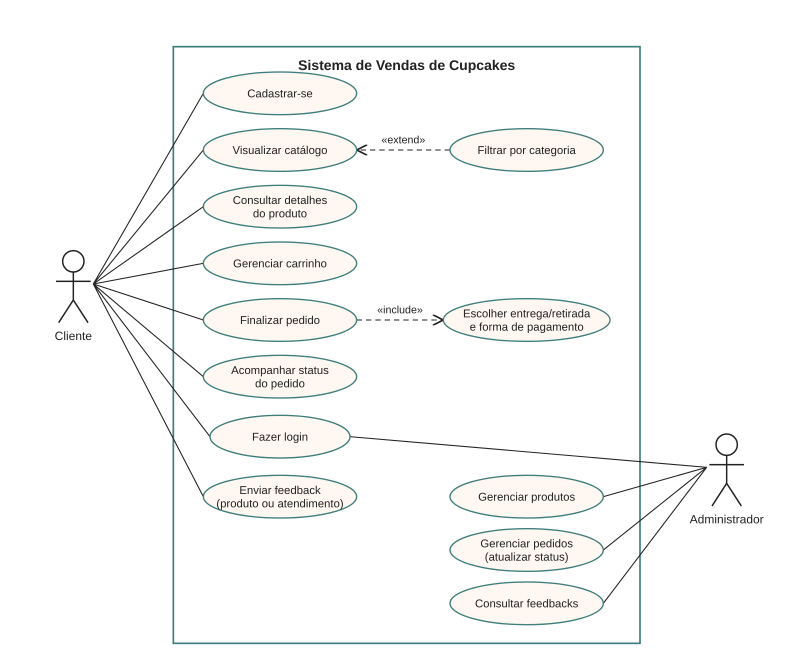
#> input picture docs/diagramas/casos-de-uso.png, 2400 x 1980 px, found by its file name (shown at 1/3 size)
$ python montar_atividade1.py ../docs/diagramas/casos-de-uso.png ../docs/diagramas/classes.png
#> lines starting #> are read from the running program, lines starting #| are printed output that depends on the picture
"""Reconstrói a parte de respostas do formulário 'PIT_atividade_1.docx'.

Mantém o cabeçalho, a introdução, nome/RGM e a escolha da situação-problema
do formulário original; substitui as caixas de texto flutuantes por
parágrafos com borda e imagens em linha (layout estável no Word e no
LibreOffice).

Uso: python montar_atividade1.py <pasta_docx_descompactado> <pasta_imagens>
"""
import os, re, shutil, sys
from xml.sax.saxutils import escape
from PIL import Image

U, IMG = sys.argv[1], sys.argv[2]
DOC = os.path.join(U, "word", "document.xml")
RELS = os.path.join(U, "word", "_rels", "document.xml.rels")

ARIAL = '<w:rFonts w:ascii="Arial" w:hAnsi="Arial" w:cs="Arial"/>'
_UNUSED_BOX = ('<w:pBdr>' + ''.join(f'<w:{s} w:val="single" w:sz="4" w:space="6" w:color="808080"/>'
       for s in ("top", "left", "bottom", "right")) + '</w:pBdr>')
CONTENT_EMU = 5_400_000  # largura útil da página (A4, margens 3 cm)


def run(text, bold=False, size=21):
    b = '<w:b/><w:bCs/>' if bold else ''
    return (f'<w:r><w:rPr>{ARIAL}{b}<w:sz w:val="{size}"/><w:szCs w:val="{size}"/></w:rPr>'
            f'<w:t xml:space="preserve">{escape(text)}</w:t></w:r>')


def rich(text, size=21):
    """Texto com trechos em negrito marcados por **...**."""
    parts = re.split(r'(\*\*.*?\*\*)', text)
    return ''.join(run(p[2:-2], True, size) if p.startswith('**') else run(p, False, size)
                   for p in parts if p)


def label(text, before=360):
    return (f'<w:p><w:pPr><w:keepNext/><w:spacing w:before="{before}" w:after="120" w:line="360" w:lineRule="auto"/>'
            f'<w:rPr>{ARIAL}<w:b/><w:bCs/></w:rPr></w:pPr>{run(text, True, 22)}</w:p>')


def box_par(text, num=None, after=60):
    numpr = f'<w:numPr><w:ilvl w:val="0"/><w:numId w:val="{num}"/></w:numPr>' if num else ''
    ind = '<w:ind w:left="454" w:hanging="284"/>' if num else ''
    return (f'<w:p><w:pPr>{numpr}<w:spacing w:before="0" w:after="{after}" w:line="300" w:lineRule="auto"/>'
            f'{ind}<w:jc w:val="both"/></w:pPr>{rich(text)}</w:p>')


def box(items):
    """Caixa de resposta: tabela de uma célula com borda.
    items: str (parágrafo), ('b', str) com marcador ou ('n', str) numerado."""
    pars = []
    for i, it in enumerate(items):
        last = i == len(items) - 1
        if isinstance(it, tuple):
            kind, t = it
            pars.append(box_par(t, num=3 if kind == 'b' else 2, after=40))
        else:
            pars.append(box_par(it, after=0 if last else 120))
    bd = ''.join(f'<w:{s} w:val="single" w:sz="4" w:space="0" w:color="808080"/>'
                 for s in ("top", "left", "bottom", "right"))
    return (f'<w:tbl><w:tblPr><w:tblW w:w="8504" w:type="dxa"/><w:tblBorders>{bd}</w:tblBorders>'
            f'<w:tblLayout w:type="fixed"/><w:tblCellMar><w:top w:w="100" w:type="dxa"/><w:left w:w="140" w:type="dxa"/>'
            f'<w:bottom w:w="100" w:type="dxa"/><w:right w:w="140" w:type="dxa"/></w:tblCellMar></w:tblPr>'
            f'<w:tblGrid><w:gridCol w:w="8504"/></w:tblGrid><w:tr><w:tc><w:tcPr><w:tcW w:w="8504" w:type="dxa"/></w:tcPr>'
            + ''.join(pars) + '</w:tc></w:tr></w:tbl>')


_img_id = [100]


def image(rid, path, width_emu, caption):
#> called with rid = 'rIdPit1', width_emu = 5400000
    w, h = Image.open(path).size
#> w = 2400; h = 1980
    cy = int(width_emu * h / w)
#> cy = 4455000
    _img_id[0] += 1
    n = _img_id[0]
    drawing = (
        f'<w:r><w:rPr><w:noProof/></w:rPr><w:drawing><wp:inline distT="0" distB="0" distL="0" distR="0">'
        f'<wp:extent cx="{width_emu}" cy="{cy}"/><wp:effectExtent l="0" t="0" r="0" b="0"/>'
        f'<wp:docPr id="{n}" name="Figura {n}" descr="{escape(caption)}"/>'
        f'<wp:cNvGraphicFramePr><a:graphicFrameLocks xmlns:a="http://schemas.openxmlformats.org/drawingml/2006/main" noChangeAspect="1"/></wp:cNvGraphicFramePr>'
        f'<a:graphic xmlns:a="http://schemas.openxmlformats.org/drawingml/2006/main">'
        f'<a:graphicData uri="http://schemas.openxmlformats.org/drawingml/2006/picture">'
        f'<pic:pic xmlns:pic="http://schemas.openxmlformats.org/drawingml/2006/picture">'
        f'<pic:nvPicPr><pic:cNvPr id="{n}" name="{os.path.basename(path)}"/><pic:cNvPicPr/></pic:nvPicPr>'
        f'<pic:blipFill><a:blip r:embed="{rid}"/><a:stretch><a:fillRect/></a:stretch></pic:blipFill>'
        f'<pic:spPr><a:xfrm><a:off x="0" y="0"/><a:ext cx="{width_emu}" cy="{cy}"/></a:xfrm>'
        f'<a:prstGeom prst="rect"><a:avLst/></a:prstGeom></pic:spPr></pic:pic></a:graphicData></a:graphic>'
        f'</wp:inline></w:drawing></w:r>')
    pic = f'<w:p><w:pPr><w:keepNext/><w:spacing w:before="60" w:after="60"/><w:jc w:val="center"/></w:pPr>{drawing}</w:p>'
    cap = (f'<w:p><w:pPr><w:spacing w:before="0" w:after="120"/><w:jc w:val="center"/></w:pPr>'
           f'{run(caption, False, 18)}</w:p>')
    return pic + cap


def tempo_table(rows):
    widths = (6200, 2304)
    def cell(t, w, bold=False, shade=None, right=False):
        sh = f'<w:shd w:val="clear" w:color="auto" w:fill="{shade}"/>' if shade else ''
        jc = '<w:jc w:val="right"/>' if right else ''
        return (f'<w:tc><w:tcPr><w:tcW w:w="{w}" w:type="dxa"/>{sh}</w:tcPr>'
                f'<w:p><w:pPr><w:spacing w:before="40" w:after="40"/>{jc}</w:pPr>{run(t, bold)}</w:p></w:tc>')
    bd = ''.join(f'<w:{s} w:val="single" w:sz="4" w:space="0" w:color="808080"/>'
                 for s in ("top", "left", "bottom", "right", "insideH", "insideV"))
    out = [f'<w:tbl><w:tblPr><w:tblW w:w="{sum(widths)}" w:type="dxa"/><w:tblBorders>{bd}</w:tblBorders>'
           f'<w:tblLayout w:type="fixed"/><w:tblCellMar><w:left w:w="113" w:type="dxa"/><w:right w:w="113" w:type="dxa"/></w:tblCellMar></w:tblPr>'
           f'<w:tblGrid>' + ''.join(f'<w:gridCol w:w="{w}"/>' for w in widths) + '</w:tblGrid>']
    for i, (a, b) in enumerate(rows):
        head, total = i == 0, i == len(rows) - 1
        shade = 'DDEEEC' if head else ('F2F2F2' if total else None)
        out.append('<w:tr><w:trPr><w:cantSplit/></w:trPr>' + cell(a, widths[0], head or total, shade)
                   + cell(b, widths[1], head or total, shade, right=not head) + '</w:tr>')
    out.append('</w:tbl>')
    return ''.join(out)


# ------------------------------------------------------------------ conteúdo
C = []
C.append(label("A Situação-Problema escolhida:", before=120))
C.append(box([
    "Situação-problema 1 do PIT de Engenharia de Software II: revisar o projeto desenvolvido em Engenharia de "
    "Software I — um aplicativo de vendas para uma loja de cupcakes gourmet — e prepará-lo para a implementação.",
    "A loja já teve uma tentativa malsucedida de vender pela internet, causada por planejamento falho e levantamento "
    "insuficiente de requisitos. Ao revisar o projeto, foram encontradas inconsistências entre os artefatos: "
    "diagramas UML, protótipo e modelo de dados não estavam alinhados entre si nem com os requisitos. Antes de "
    "programar, era preciso corrigir esses pontos, escolher a tecnologia e documentar o banco de dados.",
]))

C.append(label("Objetivo:"))
C.append(box([
    "Revisar e consolidar a documentação do aplicativo da loja de cupcakes para que ela sirva de base confiável ao "
    "desenvolvimento. Para isso, corrigir os diagramas de casos de uso e de classes, ajustar o protótipo das telas, "
    "definir a tecnologia e modelar o banco de dados (modelo lógico, script físico e dicionário de dados), deixando "
    "requisitos, diagramas, protótipo e banco coerentes entre si.",
]))

C.append(label("Revisão de Conceito:"))
C.append(box([
    ('b', "**Engenharia de requisitos:** requisitos funcionais e não funcionais, histórias de usuário e critérios de aceitação."),
    ('b', "**UML — casos de uso:** atores, fronteira do sistema e relações «include» e «extend»."),
    ('b', "**UML — classes:** atributos, métodos, multiplicidade, composição, classe associativa e enumerações."),
    ('b', "**Banco de dados:** modelos conceitual, lógico e físico; chaves primárias e estrangeiras; normalização e restrições de integridade."),
    ('b', "**Dicionário de dados:** descrição de tipo, obrigatoriedade e regra de cada campo."),
    ('b', "**Arquitetura MVC:** separação entre interface (front-end), regras de negócio (back-end) e dados."),
    ('b', "**Prototipação e usabilidade (UX/UI):** fluxo de telas, mensagens de erro e de confirmação."),
    ('b', "**Metodologias ágeis:** backlog priorizado e desenvolvimento incremental."),
]))

C.append(label("Metodologia:"))
C.append(box([
    "Desenvolvimento incremental com práticas ágeis inspiradas no Scrum. O backlog do projeto anterior foi revisado e "
    "priorizado, e a revisão foi feita em ciclos curtos: cada artefato foi conferido contra os requisitos, corrigido e "
    "conferido de novo contra os demais. Para validar o modelo de dados, o script do banco foi executado em um servidor "
    "PostgreSQL e as regras foram testadas com dados válidos e inválidos.",
    "Tecnologias definidas para a implementação:",
    ('b', "**Front-end:** HTML, CSS e JavaScript, com layout responsivo para uso no celular."),
    ('b', "**Back-end:** C# com ASP.NET Core (.NET), organizado no padrão MVC e expondo uma API REST."),
    ('b', "**Banco de dados:** PostgreSQL."),
    ('b', "**Versionamento:** Git e GitHub."),
]))

C.append(label("Tempo:"))
C.append(tempo_table([
    ("Etapa", "Tempo"),
    ("Análise do projeto anterior e levantamento das inconsistências", "1 dia"),
    ("Definição de escopo e da tecnologia", "1 dia"),
    ("Revisão dos diagramas de casos de uso e de classes", "2 dias"),
    ("Modelagem do banco, script físico e dicionário de dados", "2 dias"),
    ("Revisão do protótipo das telas", "1 dia"),
    ("Atualização da documentação", "1 dia"),
    ("Tempo total", "8 dias"),
]))

C.append(label("Procedimento e material utilizado:"))
C.append(box([
    ('n', "Leitura do projeto de Engenharia de Software I e das orientações do PIT II."),
    ('n', "Comparação entre requisitos, diagramas, protótipo e modelo de dados, listando as inconsistências."),
    ('n', "Definição do escopo: categorias de produtos mantidas, cupom de desconto removido e pagamento simulado (na entrega ou na retirada)."),
    ('n', "Escolha da tecnologia: HTML, CSS e JavaScript; ASP.NET Core (C#) no padrão MVC; PostgreSQL."),
    ('n', "Correção do diagrama de casos de uso."),
    ('n', "Correção do diagrama de classes."),
    ('n', "Elaboração do modelo lógico (DER), do script físico e do dicionário de dados."),
    ('n', "Execução do script em PostgreSQL e testes das restrições do banco."),
    ('n', "Revisão do protótipo das telas."),
    ('n', "Atualização da documentação e organização dos arquivos para o repositório no GitHub."),
    "**Materiais utilizados:** Word (documentação), PlantUML e SVG (diagramas), PostgreSQL 16 (banco de dados), "
    "HTML e CSS (protótipo), Git e GitHub (versionamento).",
]))

C.append(label("Resultado e discussão:"))
C.append(box([
    "**Casos de uso:** as ligações entre atores e casos de uso passaram a ser linhas simples, como define a UML. "
    "Saíram “Processar pagamento” (o pagamento é simulado) e “Gerenciar usuários” (sem requisito correspondente). "
    "Entraram “Consultar detalhes do produto”, “Filtrar por categoria” («extend») e “Escolher entrega/retirada e "
    "forma de pagamento” («include»).",
    "**Classes:** foi removida a ligação direta Pedido–Produto, que duplicava a classe associativa ItemPedido, e "
    "incluída a classe Categoria. Os atributos foram alinhados ao banco (preço unitário no item, perfil do usuário, "
    "endereço no pedido, produto ativo e imagem), os valores em dinheiro passaram a usar decimal e foram criadas "
    "enumerações para perfil, status, tipo de entrega e forma de pagamento.",
    "**Banco de dados:** cinco tabelas (usuario, categoria, produto, pedido e item_pedido), com chaves e restrições: "
    "preço e estoque não negativos, quantidade maior que zero, e-mail único, endereço obrigatório para entrega e status "
    "compatível com o tipo de entrega. O subtotal do item é calculado pelo próprio banco. O script foi executado com "
    "sucesso, e os 12 testes com dados inválidos foram todos barrados.",
    "**Protótipo:** o campo de cupom foi removido; os valores do carrinho foram corrigidos (2 × R$ 12,00 = R$ 24,00; "
    "1 × R$ 12,00 = R$ 12,00; total R$ 36,00); foram incluídas as telas de finalização do pedido e de administração; "
    "e as etapas de status do pedido foram padronizadas.",
    "A revisão mostrou que os artefatos estavam desalinhados — o mesmo tipo de falha que levou ao insucesso da primeira "
    "tentativa da loja. Com requisitos, diagramas, protótipo e banco coerentes, o projeto está pronto para a "
    "implementação (Situação-problema 2).",
]))

C.append(label("Diagrama de Caso de Uso:"))
C.append(image("rIdPit1", os.path.join(IMG, "casos-de-uso.png"), CONTENT_EMU,
               "Figura 1 – Diagrama de casos de uso revisado"))
C.append(label("Diagrama de Classes:"))
C.append(image("rIdPit2", os.path.join(IMG, "classes.png"), CONTENT_EMU,
               "Figura 2 – Diagrama de classes revisado"))
#> call 2 of image, with rid = 'rIdPit2', width_emu = 5400000, caption = 'Figura 2 – Diagrama de classes revisado'
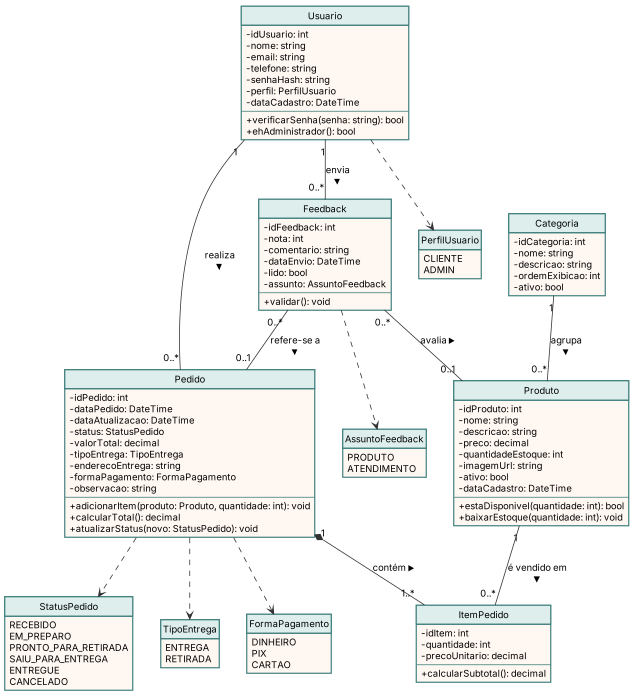
#> input picture docs/diagramas/classes.png, 1273 x 1396 px, found by its file name (shown at 1/2 size)
#> in image (call 2), `w, h = Image.open(path).size`: w = 1273; h = 1396
#> in image (call 2), `cy = int(width_emu * h / w)`: cy = 5921759
C.append(label("Modelo Lógico do Banco de Dados (DER):"))
C.append(image("rIdPit3", os.path.join(IMG, "der.png"), 4_300_000,
               "Figura 3 – Modelo lógico do banco de dados (PostgreSQL)"))
#> call 3 of image, with rid = 'rIdPit3', path = '../docs/diagramas/classes.png/der.png', width_emu = 4300000
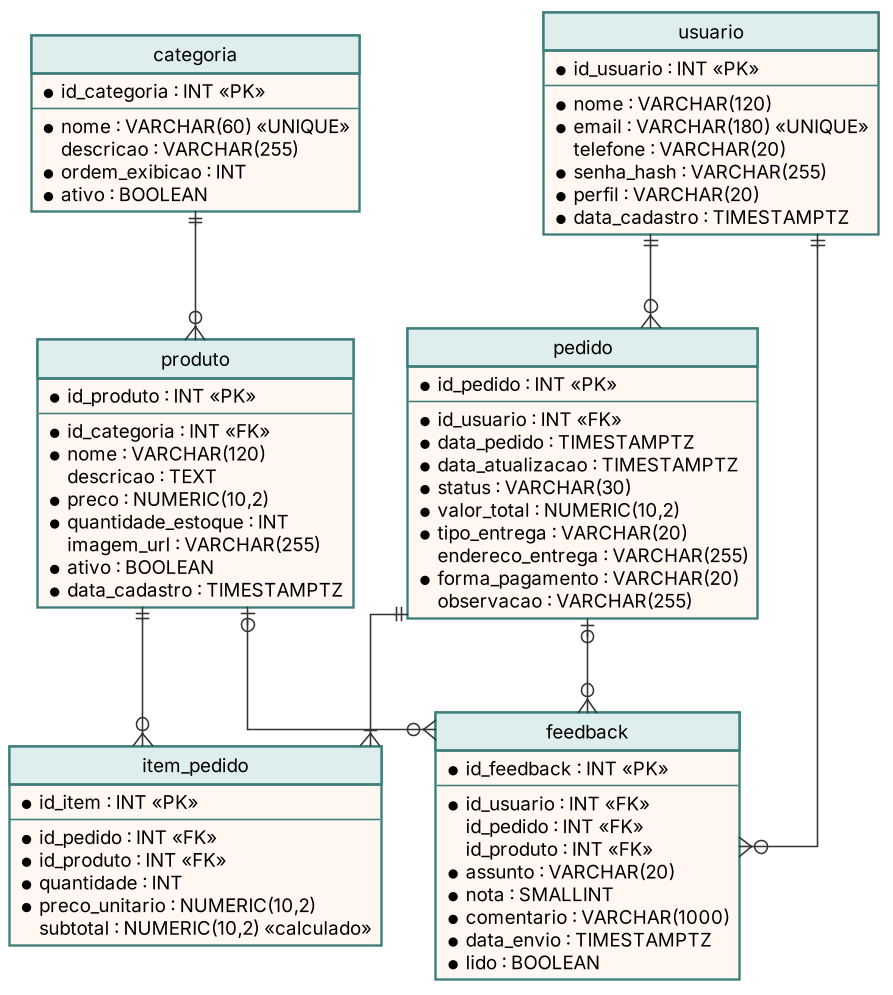
#> input picture docs/diagramas/der.png, 893 x 995 px, found by its file name
#> in image (call 3), `w, h = Image.open(path).size`: w = 893; h = 995
#> in image (call 3), `cy = int(width_emu * h / w)`: cy = 4791153
C.append(label("Protótipo do App (Telas Principais):"))
C.append(image("rIdPit4", os.path.join(IMG, "prototipo-telas-1.png"), CONTENT_EMU,
               "Figura 4 – Catálogo com categorias, detalhes do produto e carrinho"))
#> call 4 of image, with rid = 'rIdPit4', width_emu = 5400000
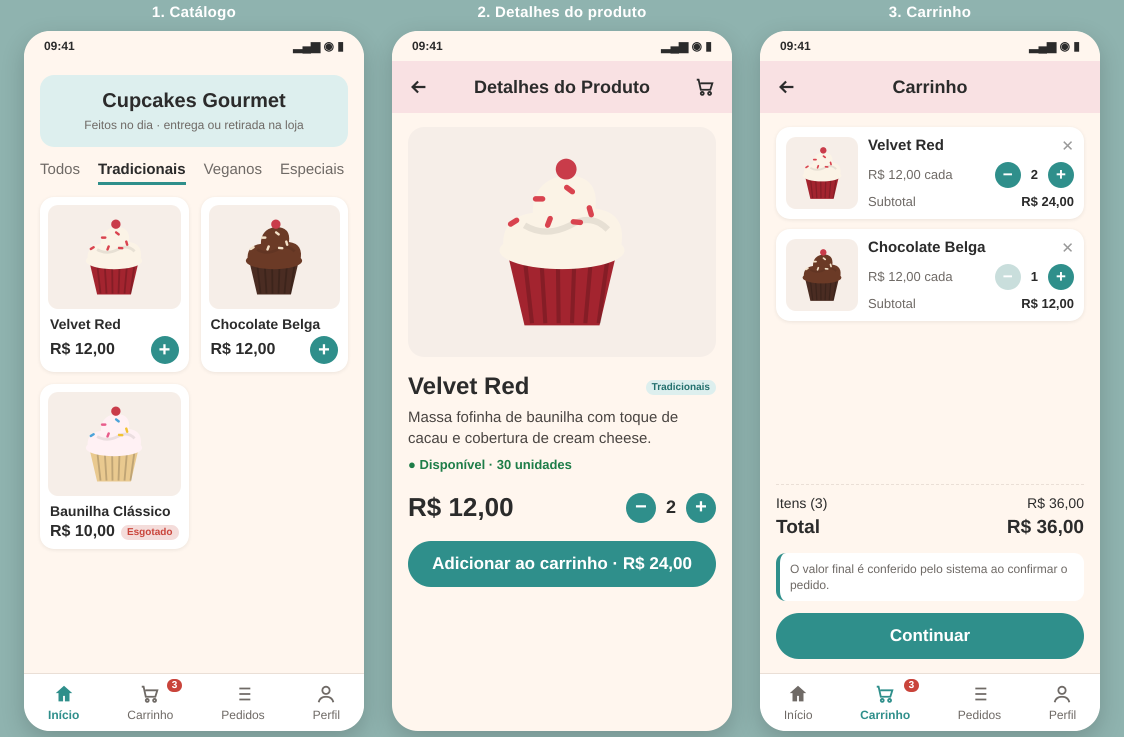
#> input picture docs/prototipo/prototipo-telas-1.png, 2248 x 1474 px, found by its file name (shown at 1/2 size)
#> in image (call 4), `w, h = Image.open(path).size`: w = 2248; h = 1474
#> in image (call 4), `cy = int(width_emu * h / w)`: cy = 3540747
C.append(image("rIdPit5", os.path.join(IMG, "prototipo-telas-2.png"), CONTENT_EMU,
               "Figura 5 – Finalização do pedido, status do pedido e painel do administrador"))
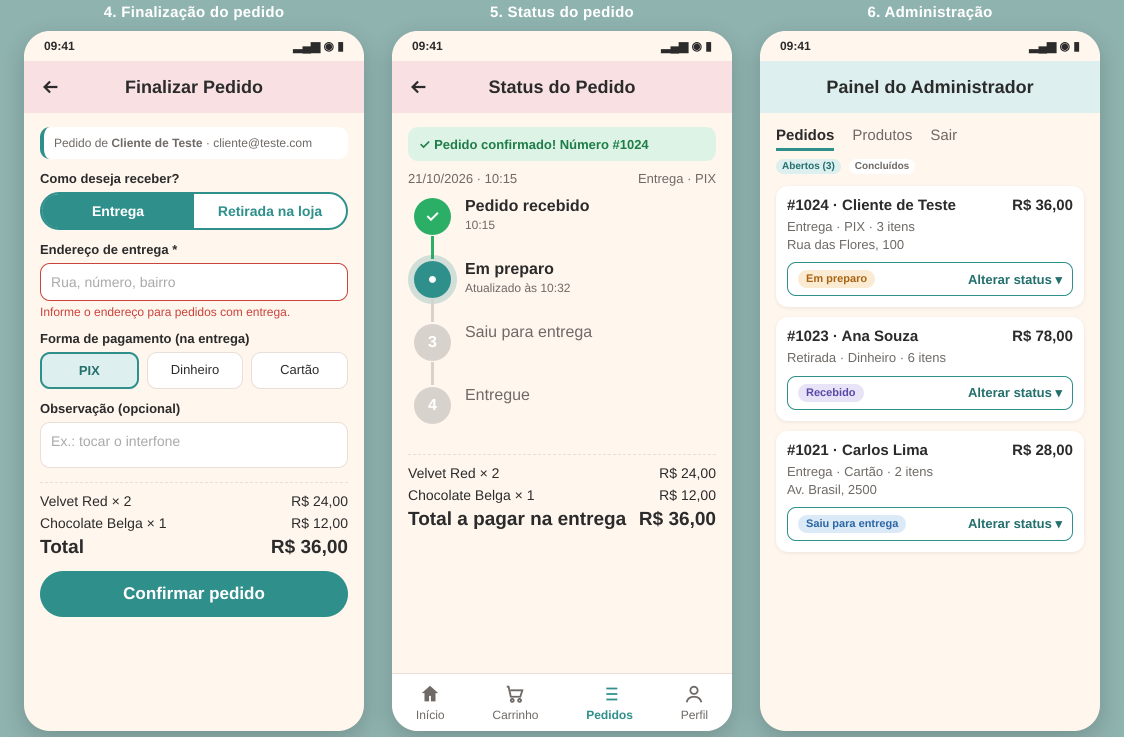
#> input picture docs/prototipo/prototipo-telas-2.png, 2248 x 1474 px, found by its file name (shown at 1/2 size)

# ------------------------------------------------------------------ montagem
#> (the run stopped early here; a loop or call above may not have finished)
